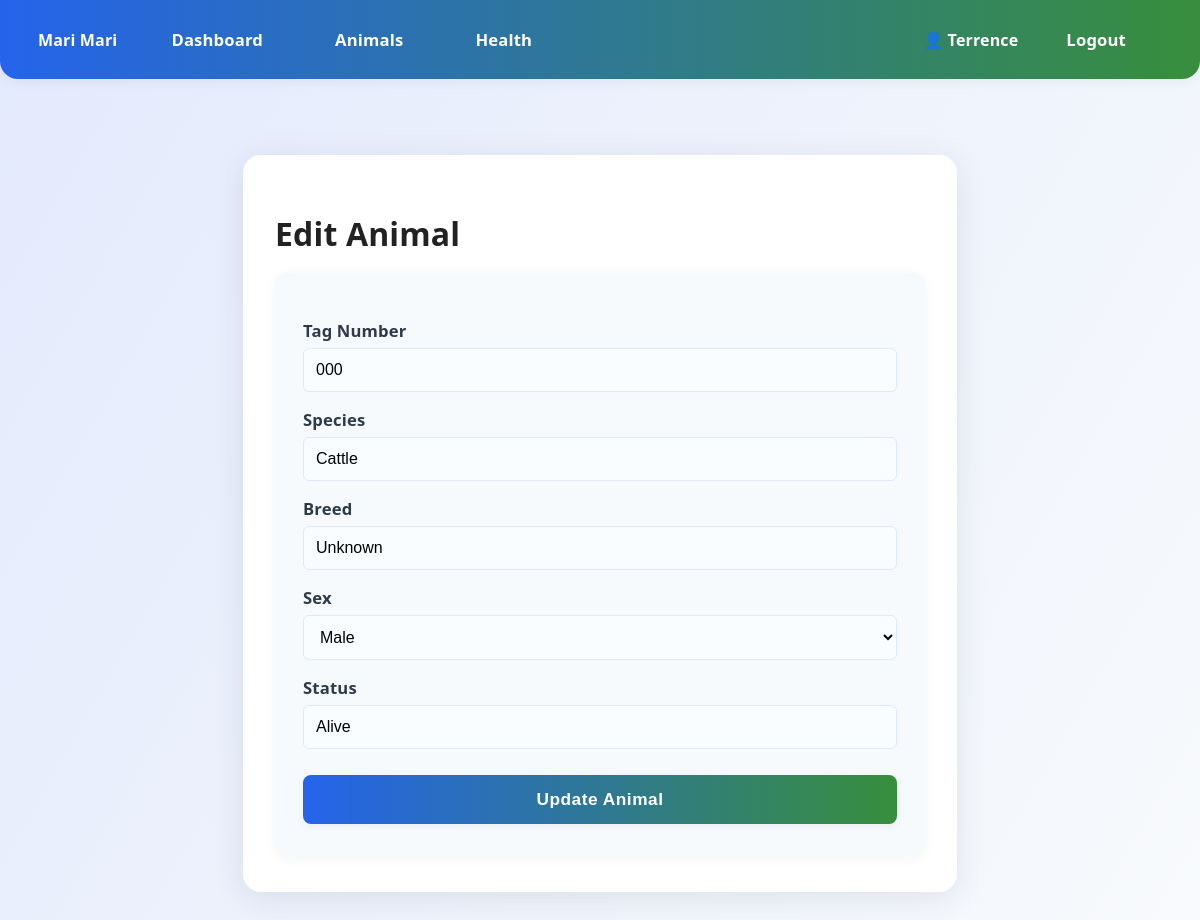
The app's page /animals/1/edit (signed in) with its own data.
### models/settings.py (models this page shows)
class AppSettings(db.Model):
    __tablename__ = "app_settings"
    id = db.Column(db.Integer, primary_key=True)
    farm_name = db.Column(db.String(128), default="My Farm")

### models/user.py (models this page shows, shortened)
class User(db.Model):
    __tablename__ = 'user'
    id = db.Column(db.Integer, primary_key=True)
    username = db.Column(db.String(50), unique=True, nullable=False)
    email = db.Column(db.String(120), unique=True, nullable=False)
    password_hash = db.Column(db.String(128), nullable=False)
    role = db.Column(db.String(20), default='staff')  # 'admin', 'staff', etc.

### models/animal.py (models this page shows)
class Animal(db.Model):
    __tablename__ = 'animal'
    id = db.Column(db.Integer, primary_key=True)
    tag_number = db.Column(db.String(50), unique=True, nullable=False)
    species = db.Column(db.String(50))
    breed = db.Column(db.String(50))
    sex = db.Column(db.String(10))
    date_of_birth = db.Column(db.Date)
    status = db.Column(db.String(20))

### app.py (the view, shortened to what this page needs)
@app.route("/animals/<int:animal_id>/edit",methods=["GET","POST"])
def edit_animal(animal_id):
    animal = Animal.query.get_or_404(animal_id)
    return render_template("edit_animal.html", animal=animal, settings=get_settings())

### app.py (called while the page is built)
@app.before_request
def create_tables():
    try:
        if not AppSettings.query.first():
            default_settings = AppSettings(farm_name="My Farm")
            db.session.add(default_settings)
            db.session.commit()
        admin_user = User.query.filter_by(username="admin").first()
        if not admin_user:
            admin = User(username="admin", email="admin@example.com", role="admin")
            admin.set_password("pass123")
            db.session.add(admin)
            db.session.commit()
            print("[DEBUG] Admin user created with username 'admin' and password 'pass123'. Hash:", admin.password_hash)
        else:
            print(f"[DEBUG] Admin user already exists. Username: {admin_user.username}, Hash: {admin_user.password_hash}")
    except Exception as e:
        print(f"[DEBUG] Exception in create_tables: {e}")
        pass

@app.before_request
def load_logged_in_user():
    user_id = session.get("user_id")
    g.current_user = db.session.get(User,user_id) if user_id else None

def get_settings():
    try:
        return AppSettings.query.first()
    except Exception:
        return None

@app.context_processor
def inject_globals():
    return dict(settings=get_settings(), get_flashed_messages=get_flashed_messages)

### templates/edit_animal.html (shortened to what this page needs)
{% extends "base.html" %}
{% block content %}
  <div class="container">
    <h1 style="margin-bottom: 18px;">Edit Animal</h1>
    <form method="POST" class="form-card">
      <label>Tag Number</label>
      <input name="tag_number" value="{{ animal.tag_number }}" required>
      <label>Species</label>
      <input name="species" value="{{ animal.species }}">
      <label>Breed</label>
      <input name="breed" value="{{ animal.breed }}">
      <label>Sex</label>
      <select name="sex">
        <option value="Male" {% if animal.sex == 'Male' %}selected{% endif %}>Male</option>
      </select>
      <label>Status</label>
      <input name="status" value="{{ animal.status }}">
      <button type="submit">Update Animal</button>
    </form>
  </div>
{%endblock%}

### templates/base.html (shortened to what this page needs)
<!DOCTYPE html>
<html>
<head>
  <link rel="stylesheet" href="/static/style.css">
</head>
<body>
  <div class="navbar">
    <div class="nav-left">
      <span style="font-weight:700; color:#fff; margin-right:18px;">
        {{ (settings.farm_name if settings is defined else "Farm Manager") }}
      </span>
      <a href="/dashboard">Dashboard</a>
      <a href="/animals">Animals</a>
      <a href="/health-records">Health</a>
    </div>
    <div class="nav-right">
      {% if g.current_user %}
        <span style="margin-right: 12px; font-weight:600; color:#fff; letter-spacing:0.01em;">👤 {{ g.current_user.username }}</span>
        <a href="/logout">Logout</a>
      {% endif %}
    </div>
  </div>
  <div class="content">
    {% block content %}{% endblock %}
  </div>
</body>
</html>

### static/style.css (style rules this page uses)
body { min-height: 100vh; font-family: 'Segoe UI', 'Roboto', Arial, sans-serif; background: linear-gradient(120deg, #e3eafc 0%, #f8fafc 100%); margin: 0; padding: 0; color: #222; letter-spacing: 0.01em; }
.container { max-width: 650px; margin: 48px auto; padding: 36px 32px; background: #fff; box-shadow: 0 6px 32px rgba(44,62,80,0.10); border-radius: 18px; }
.form-card { display: flex; flex-direction: column; background: #f7fafd; border-radius: 12px; padding: 32px 28px; box-shadow: 0 2px 12px rgba(44,62,80,0.06); }
label { margin: 14px 0 6px; color: #2d3a4a; font-weight: 600; font-size: 1.04em; letter-spacing: 0.01em; }
input, select, textarea { padding: 12px; font-size: 1em; border: 1.5px solid #dbeafe; border-radius: 6px; background: #fafdff; margin-bottom: 2px; transition: border 0.2s; outline: none; box-sizing: border-box; }
button { margin-top: 24px; padding: 14px 0; background: linear-gradient(90deg, #2563eb 0%, #388e3c 100%); color: white; font-weight: 700; font-size: 1.08em; border: none; border-radius: 8px; cursor: pointer; box-shadow: 0 2px 8px rgba(44,62,80,0.07); transition: background 0.2s, box-shadow 0.2s; letter-spacing: 0.03em; }
.navbar { display: flex; justify-content: space-between; align-items: center; background: linear-gradient(90deg, #2563eb 0%, #388e3c 100%); padding: 18px 38px; border-radius: 0 0 18px 18px; box-shadow: 0 2px 12px rgba(44,62,80,0.07); }
.navbar a { color: #fff; text-decoration: none; font-weight: 700; margin: 0 14px; padding: 10px 22px; border-radius: 8px; transition: background 0.2s, color 0.2s; font-size: 1.04em; letter-spacing: 0.01em; }
.nav-left, .nav-right { display: flex; align-items: center; }
.content { padding: 28px 0; max-width: 900px; margin: 0 auto; }

### templates/base.html (style rules this page uses)
body { background: linear-gradient(120deg, #e3eafc 0%, #f8fafc 100%); min-height: 100vh; }
.content { max-width: 900px; margin: 0 auto; padding: 28px 0; }

### records on screen
AppSettings: farm_name "Mari Mari"
User: current_user.username "Terrence"
Animal: tag_number "000", species "Cattle", breed "Unknown", sex "Male", status "Alive"
